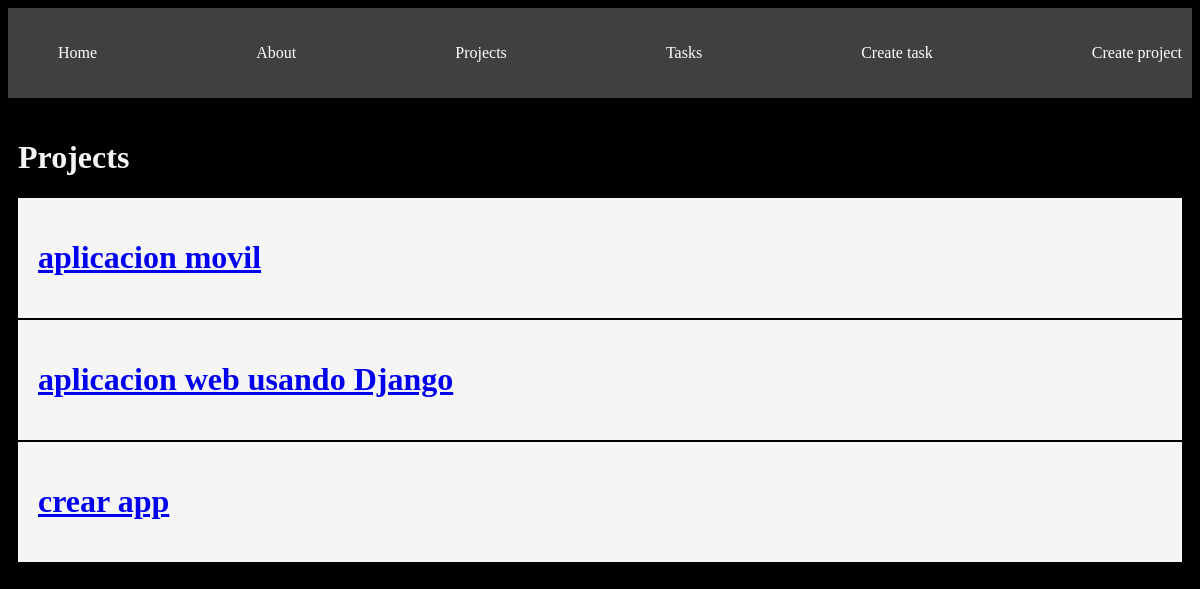
The page /projects/ on the database as committed earlier.
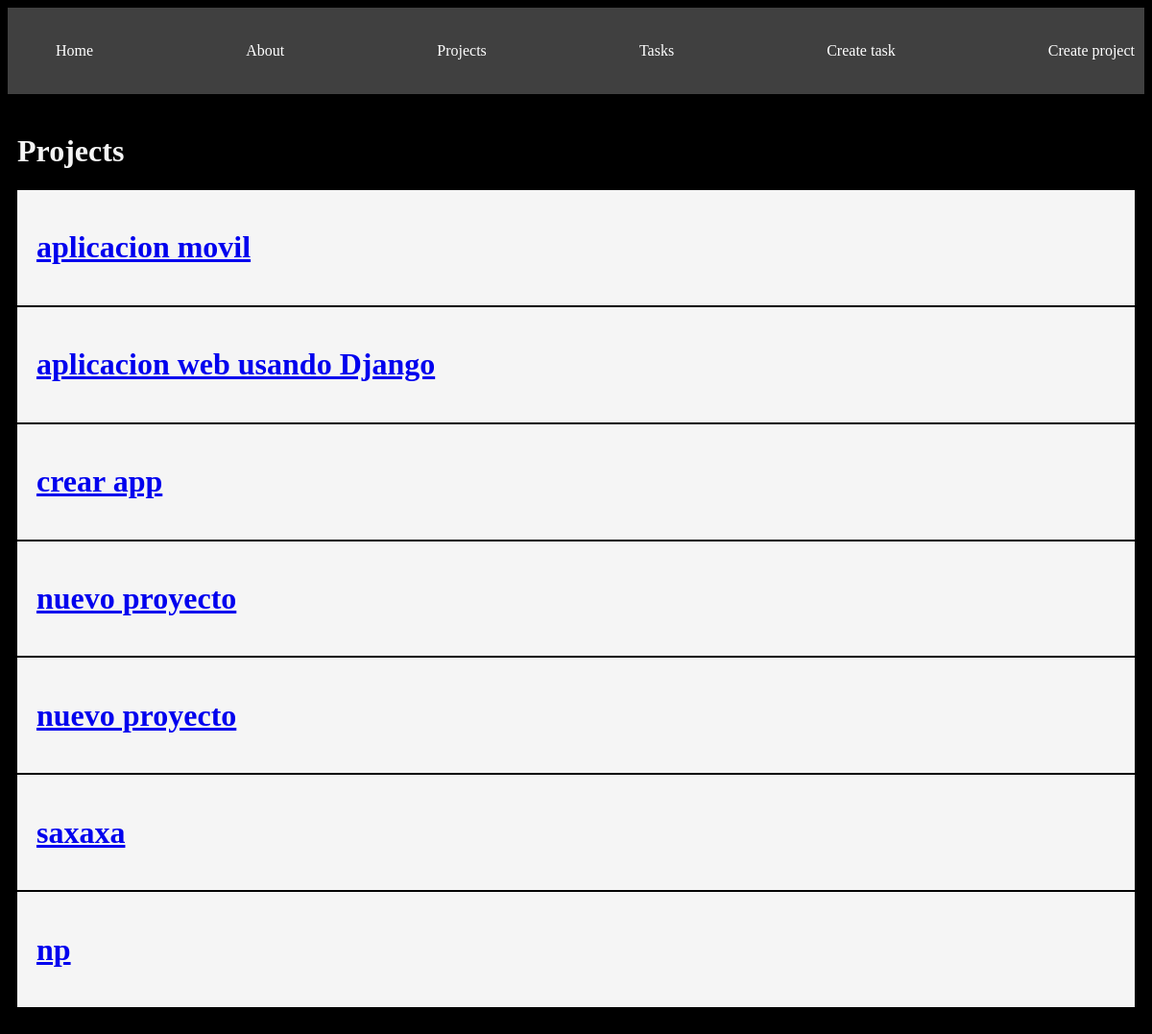
The same page on the database as committed later.
### myapp/models.py (models this page shows, shortened)
class Project(models.Model):
    name = models.CharField(max_length=200)

### myapp/views.py (the view)
# urls.py: path('projects/', views.Projects, name="projects"),
def Projects(request):
    projects = Project.objects.all()
    return render(request, 'projects/projects.html', {
        'projects' : projects
    })

### myapp/templates/projects/projects.html
{% extends 'layouts/base.html' %}
{% block content %}
<h1>Projects</h1>
{% for project in projects %}
<div class="card">
    <a href="{% url 'project_detail' project.id %}">
        <h1>{{project.name}}</h1>
    </a>
</div>
{% endfor %}
{% endblock %}

### myapp/templates/layouts/base.html (shortened to what this page needs)
{% load static %}
<!DOCTYPE html>
<html lang="en">
<head>
    <link rel="stylesheet" href="{% static 'styles/main.css' %}">
</head>
<body>
    <nav class="navbar container">
        <ul>
            <li>
                <a href="{% url 'index' %}">Home</a>
            </li>
            <li>
                <a href="{% url 'about' %}">About</a>
            </li>
            <li>
                <a href="{% url 'projects' %}">Projects</a>
            </li>
            <li>
                <a href="{% url 'tasks' %}">Tasks</a>
            </li>
            <li>
                <a href="{% url 'create_task' %}">Create task</a>
            </li>
            <li>
                <a href="{% url 'create_project' %}">Create project</a>
            </li>
        </ul>
    </nav>
    <main class="container">
        {% block content %}
        {% endblock %}
    </main>
</body>
</html>

### myapp/static/styles/main.css (style rules this page uses)
body { background-color: black; color: whitesmoke; }
.navbar { background-color: #404040; padding: 5px 0; }
.navbar ul { display: flex; justify-content: space-between; }
.navbar ul li { list-style: none; }
.navbar ul li a { color: white; text-decoration: none; }
.container { max-width: 1200px; margin: auto; padding: 20px 10px; }
.card { background-color: whitesmoke; color: black; padding: 20px; margin-bottom: 2px; }

Rows that differ between the two databases and show on the page:
added Project: name "nuevo proyecto"
added Project: name "nuevo proyecto"
added Project: name "saxaxa"
added Project: name "np"
